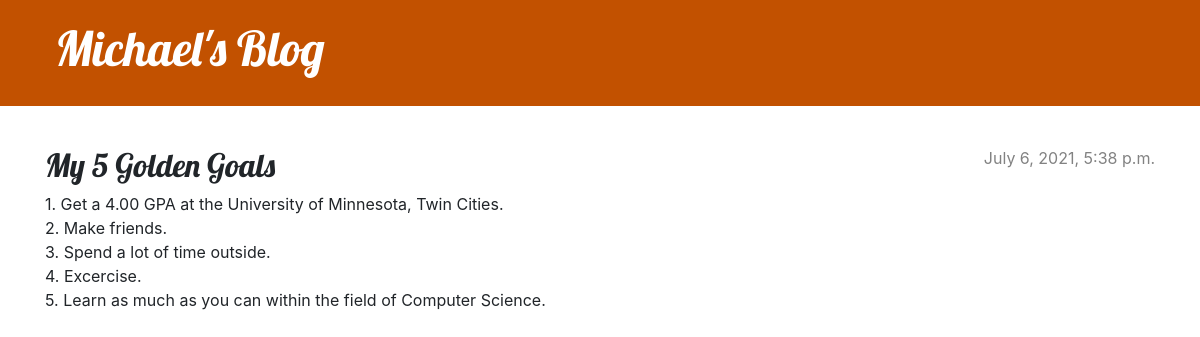
The app's page /post/2/ with its own data.
### blog/models.py (models this page shows, shortened)
class Post(models.Model):
    author = models.ForeignKey(settings.AUTH_USER_MODEL, on_delete=models.CASCADE)
    title = models.CharField(max_length=200)
    text = models.TextField()
    created_date = models.DateTimeField(default=timezone.now)
    published_date = models.DateTimeField(blank=True, null=True)

### blog/views.py (the view)
# urls.py: path('post/<int:pk>/', views.post_detail, name='post_detail'),
def post_detail(request, pk):
    post = get_object_or_404(Post, pk=pk)
    return render(request, 'blog/post_detail.html', {'post': post})

### blog/templates/blog/post_detail.html (shortened to what this page needs)
{% extends 'blog/base.html' %}
{% block content %}
    <article class="post">
        {% if post.published_date %}
            <time class="date">
                {{ post.published_date }}
            </time>
        {% endif %}
        <h2>{{ post.title }}</h2>
        <p>{{ post.text|linebreaksbr }}</p>
    </article>
{% endblock %}

### blog/static/css/blog.css (style rules this page uses)
h1, h2, h3, h4 { font-family: 'Lobster', cursive; }
.date { color: #828282; }
.post { margin-bottom: 70px; }
.post > .date, .post > .actions { float: right; }

### records on screen
Post: published_date "July 6, 2021, 5:38 p.m.", title "My 5 Golden Goals", text "1. Get a 4.00 GPA at the University of Minnesota, Twin Cities. 2. Make friends. 3. Spend a lot of time outside. 4. Excercise. 5. Learn as much as you can within the field of Computer Science."
